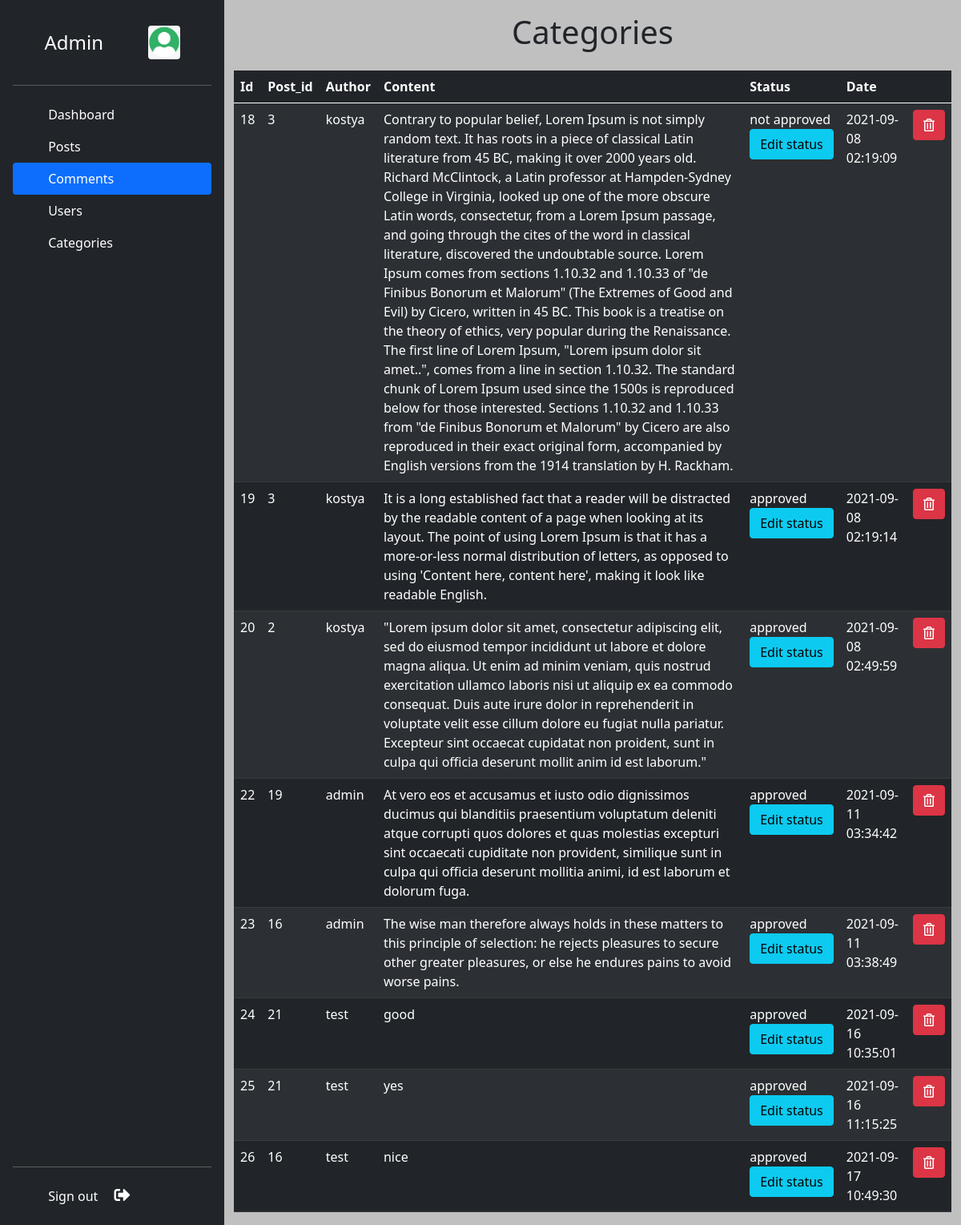
/admin/comments.php (signed in), run on the app's committed database.
### tables this page shows
CREATE TABLE `comments` (
  `comment_id` int(3) NOT NULL,
  `comment_post_id` int(3) NOT NULL,
  `comment_author` varchar(255) NOT NULL,
  `comment_content` text NOT NULL,
  `comment_status` varchar(255) NOT NULL,
  `comment_date` datetime NOT NULL
);

### admin/comments.php (the view, shortened to what this page needs)
<?php include "includes/admin_header.php"; ?>
    <div id="wrapper">
        <?php include "includes/admin_navigation.php"; ?>
        <div class="page-wrapper">
            <div class="container-fluid  mt-3">
                <div class="row">
                    <h1 class="text-center">Categories</h1>
                    <div class="container">
                        <div class="mt-3">
                            <table class="table table-dark table-striped">
                                <thead class="thead-dark">
                                    <tr class="table-dark">
                                       <th scope="col">Id</th>
                                       <th scope="col">Post_id</th>
                                       <th scope="col">Author</th>
                                       <th scope="col">Content</th>
                                       <th scope="col">Status</th>
                                       <th scope="col">Date</th>
                                       <th scope="col text-center">
                                       </th>
                                    </tr>
                                    </thead>
                                    <tbody>
                                    <?php
                                       $query = "SELECT * FROM comments";
                                       $select_all_comments_query=mysqli_query($connection,$query);
                                       while ($row=mysqli_fetch_array($select_all_comments_query)){
                                          $comment_id=$row['comment_id'];
                                          $comment_post_id=$row['comment_post_id'];
                                          $comment_author = $row['comment_author'];
                                          $comment_content = $row['comment_content'];
                                          $comment_status = $row['comment_status'];
                                          $comment_date = $row['comment_date'];
                                          echo "<tr>";
                                          echo "<td>{$comment_id}</td>";
                                          echo "<td>{$comment_post_id}</td>";
                                          echo "<td>{$comment_author}</td>";
                                          echo "<td>{$comment_content}</td>";
                                          echo "<td>{$comment_status}<form method='post'>
                                                <input type='hidden' name='comment_id' value='{$comment_id}'/>
                                                <input type='hidden' name='comment_status' value='{$comment_status}'/>
                                                <input type='submit' class='btn btn-info' name='edit_status' value='Edit status'/>
                                             </form></td>";
                                          echo "<td>{$comment_date}</td>";
                                          ?>
                                          <td class='text-center'>
                                             <a href="javascript:;" class='btn btn-danger' data-bs-toggle='modal' data-bs-target='#deleteModal' onclick='deleteComment(<?php echo $comment_id ?>)' ><i class="far fa-trash-alt"></i></a>
                                          </td>
                                       </tr>
                                    <?php
                                       }
                                    ?>
                                </tbody>
                            </table>
                        </div>
                    </div>
                </div>
            </div>
        </div>
    </div>
</body>
</html>

### admin/css/admin.css (style rules this page uses)
#wrapper { display: flex; }
html { height: 100%; }
body { background-color: silver; height: 100%; }
.page-wrapper { width:100%; padding:0; }

### data on the page
comments: comment_id "18", comment_post "3", comment_author "kostya", comment_content "Contrary to popular belief, Lorem Ipsum is not simply random text. It has roots in a piece of classical Latin literature from 45 BC, making it over 2000 years old. Richard McClintock, a Latin professor at Hampden-Sydney College in Virginia, looked up one of the more obscure Latin words, consectetur, from a Lorem Ipsum passage, and going through the cites of the word in classical literature, discovered the undoubtable source. Lorem Ipsum comes from sections 1.10.32 and 1.10.33 of \"de Finibus Bonorum et Malorum\" (The Extremes of Good and Evil) by Cicero, written in 45 BC. This book is a treatise on the theory of ethics, very popular during the Renaissance. The first line of Lorem Ipsum,…", comment_status "not approved", comment_date "2021-09-08 02:19:09"
comments: comment_id "19", comment_post "3", comment_author "kostya", comment_content "It is a long established fact that a reader will be distracted by the readable content of a page when looking at its layout. The point of using Lorem Ipsum is that it has a more-or-less normal distribution of letters, as opposed to using 'Content here, content here', making it look like readable English.", comment_status "approved", comment_date "2021-09-08 02:19:14"
comments: comment_id "20", comment_post "2", comment_author "kostya", comment_content "\"Lorem ipsum dolor sit amet, consectetur adipiscing elit, sed do eiusmod tempor incididunt ut labore et dolore magna aliqua. Ut enim ad minim veniam, quis nostrud exercitation ullamco laboris nisi ut aliquip ex ea commodo consequat. Duis aute irure dolor in reprehenderit in voluptate velit esse cillum dolore eu fugiat nulla pariatur. Excepteur sint occaecat cupidatat non proident, sunt in culpa qui officia deserunt mollit anim id est laborum.\"", comment_status "approved", comment_date "2021-09-08 02:49:59"
comments: comment_id "22", comment_post "19", comment_author "admin", comment_content "At vero eos et accusamus et iusto odio dignissimos ducimus qui blanditiis praesentium voluptatum deleniti atque corrupti quos dolores et quas molestias excepturi sint occaecati cupiditate non provident, similique sunt in culpa qui officia deserunt mollitia animi, id est laborum et dolorum fuga.", comment_status "approved", comment_date "2021-09-11 03:34:42"
comments: comment_id "23", comment_post "16", comment_author "admin", comment_content "The wise man therefore always holds in these matters to this principle of selection: he rejects pleasures to secure other greater pleasures, or else he endures pains to avoid worse pains.", comment_status "approved", comment_date "2021-09-11 03:38:49"
comments: comment_id "24", comment_post "21", comment_author "test", comment_content "good", comment_status "approved", comment_date "2021-09-16 10:35:01"
comments: comment_id "25", comment_post "21", comment_author "test", comment_content "yes", comment_status "approved", comment_date "2021-09-16 11:15:25"
comments: comment_id "26", comment_post "16", comment_author "test", comment_content "nice", comment_status "approved", comment_date "2021-09-17 10:49:30"
